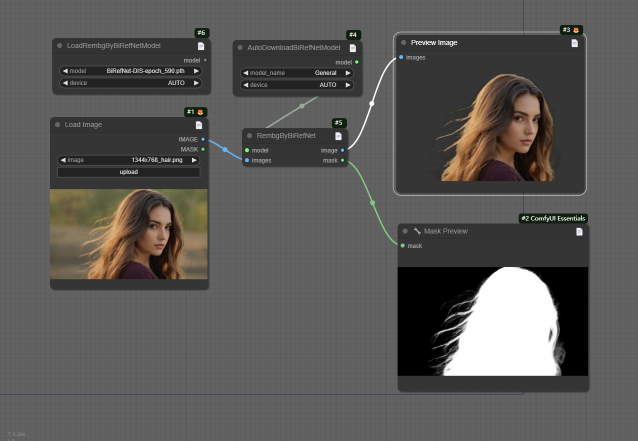
#> input picture example/workflow_base.png, 1276 x 882 px (shown at 1/2 size)
$ python -i image_proc.py   (imports and definitions only)
#> lines starting #> are read from the running program, lines starting #| are printed output that depends on the picture
#> further down, picture is the input picture: PIL image 1276x882 RGBA; mean R, G, B, A 50.3, 48.6, 46.6, 209.9
import random
from PIL import Image, ImageEnhance
import numpy as np
import cv2


# [75 lines left out: functions refine_foreground, FB_blur_fusion_foreground_estimator_2, FB_blur_fusion_foreground_estimator, preproc, cv_random_flip, random_crop and 1 more, not called in this run]


def color_enhance(image):
    bright_intensity = random.randint(5, 15) / 10.0
    image = ImageEnhance.Brightness(image).enhance(bright_intensity)
    contrast_intensity = random.randint(5, 15) / 10.0
    image = ImageEnhance.Contrast(image).enhance(contrast_intensity)
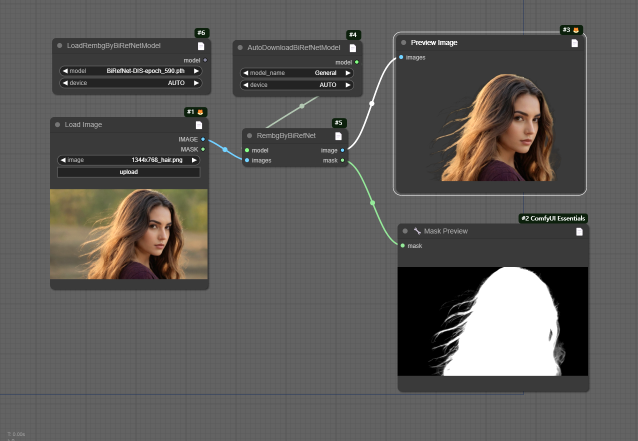
#> image: PIL image 1276x882 RGBA (shown at 1/2 size); mean R, G, B, A 53.4, 51.4, 49, 209.9; transparent parts drawn white
    color_intensity = random.randint(0, 20) / 10.0
    image = ImageEnhance.Color(image).enhance(color_intensity)
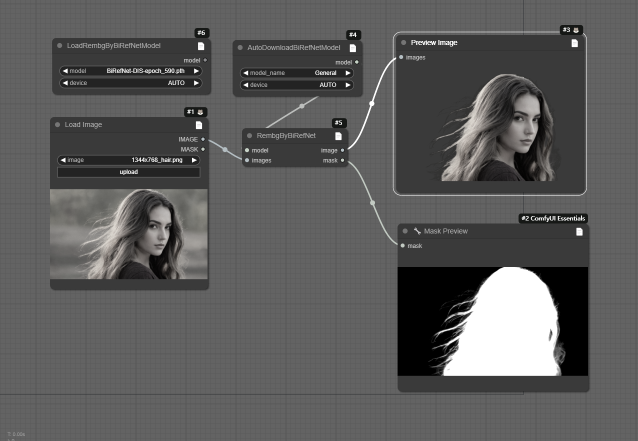
#> image: PIL image 1276x882 RGBA (shown at 1/2 size); mean R, G, B, A 51.8, 51.6, 51.4, 209.9; transparent parts drawn white
    sharp_intensity = random.randint(0, 30) / 10.0
    image = ImageEnhance.Sharpness(image).enhance(sharp_intensity)
    return image


# [21 lines left out: functions random_gaussian, random_pepper, not called in this run]

>>> from PIL import Image
>>> picture = Image.open('../example/workflow_base.png')
>>> result = color_enhance(picture)
